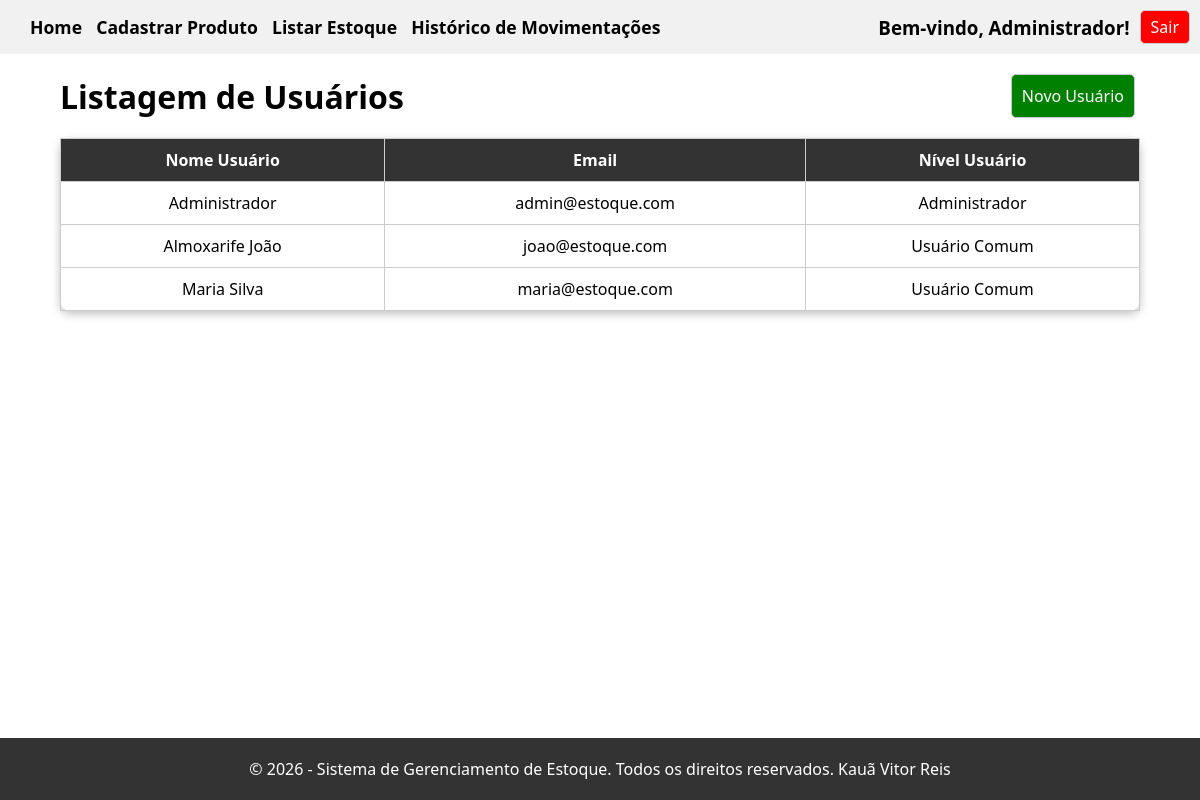
The app's page /sistema/php/components/listar_usuarios.php (signed in) with its own data.
### tables this page shows
CREATE TABLE IF NOT EXISTS `usuario` (
    `id_usuario` INT(11) NOT NULL AUTO_INCREMENT,
    `nome_usuario` VARCHAR(150) NOT NULL,
    `senha_usuario` VARCHAR(255) NOT NULL,
    `nivel_usuario` TINYINT(1) NULL DEFAULT NULL,
    `senha_padrao` TINYINT(1) NULL DEFAULT 0,
    `email_usuario` VARCHAR(101) NOT NULL,
    PRIMARY KEY (`id_usuario`));

### sistema/php/components/listar_usuarios.php (the view, shortened to what this page needs)
<!DOCTYPE html>
<html lang="pt-br">
<head>
    <link rel="stylesheet" href="../../css/style.css">
</head>
<body>
    <?php
    include 'cabecalho.php';
    ?>
    <main class="main-listagem">
        <div class="header-listagem">
            <h1 class="text-center">Listagem de Usuários</h1>
            <a href="cadastro_usuario.php"><button class="btn-novo" style="padding: 10px; font-size: 1rem;">Novo
                    Usuário</button></a>
        </div>
        <table class="tabela-dados">
            <thead>
                <tr>
                    <th>Nome Usuário</th>
                    <th>Email</th>
                    <th>Nível Usuário</th>
                </tr>
            </thead>
            <tbody>
                <?php
                $sql = "SELECT nome_usuario, email_usuario, nivel_usuario from usuario";
                $result = $conn->query($sql);
                while ($row = $result->fetch_assoc()) {
                    echo "<tr>";
                    echo "<td>" . $row["nome_usuario"] . "</td>";
                    echo "<td>" . $row["email_usuario"] . "</td>";
                    $nivelTxt = ($row["nivel_usuario"] == 1) ? "Administrador" : "Usuário Comum";
                    echo "<td>" . $nivelTxt . "</td>";
                    echo "</tr>";
                }
                ?>
            </tbody>
        </table>
    </main>
    <?php include 'rodape.php'; ?>
</body>
</html>

### sistema/css/style.css (style rules this page uses)
* { margin: 0; padding: 0; box-sizing: border-box; font-family: 'Segoe UI', Tahoma, Geneva, Verdana, sans-serif; }
body { display: flex; flex-direction: column; min-height: 100vh; }
main { flex: 1; }
a { text-decoration: none; }
.text-center { text-align: center; }
.main-listagem table { width: 90%; margin: 0 auto; border-collapse: collapse; box-shadow: 0px 3px 10px rgba(0, 0, 0, 0.25); border-radius: 10px; }
.main-listagem th, .main-listagem td { padding: 10px; border: 1px solid #ccc; }
.main-listagem th { background-color: #343333; border-top: 3px solid #343333; color: white; }
.main-listagem button { color: white; border: 1px solid #ccc; padding: 5px 10px; border-radius: 5px; cursor: pointer; margin-right: 5px; }
.tabela-dados { width: 90%; margin: 0 auto; border-collapse: collapse; }
.tabela-dados th, .tabela-dados td { padding: 10px; border: 1px solid #ccc; text-align: center; }
.header-listagem { display: flex; justify-content: space-between; align-items: center; width: 90%; margin: 0 auto; margin-top: 20px; margin-bottom: 20px; }

### records on screen
usuario: nome_usuario "Administrador", email_usuario "admin@estoque.com", nivel_usuario "Administrador"
usuario: nome_usuario "Almoxarife João", email_usuario "joao@estoque.com", nivel_usuario "Usuário Comum"
usuario: nome_usuario "Maria Silva", email_usuario "maria@estoque.com", nivel_usuario "Usuário Comum"

### other values on screen
$usuario "Administrador"
